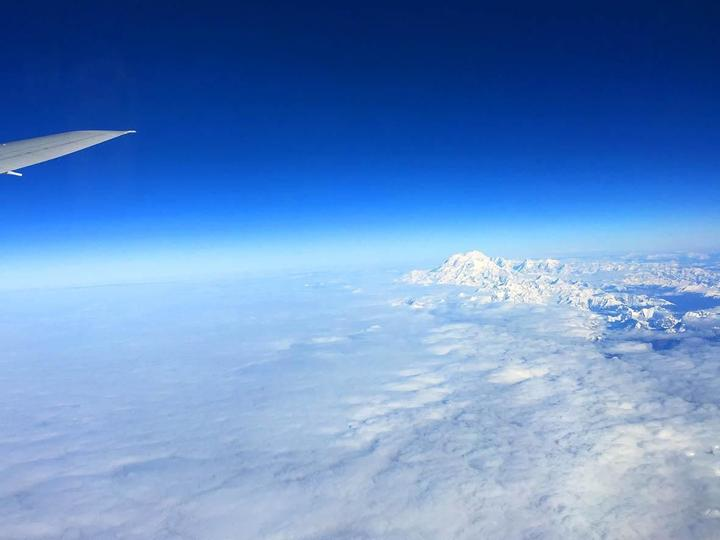
//> input picture assets/sky.jpg, 720 x 540 px
$ ./gradient   (built with g++ and OpenCV 4)
//> lines starting //> are read from the running program, lines starting //| are printed output that depends on the picture
#include <opencv2/opencv.hpp>

int main(int argc, char **argv)
{
  // Load input image in grayscale
  cv::Mat src = cv::imread("../../assets/sky.jpg", cv::IMREAD_GRAYSCALE);
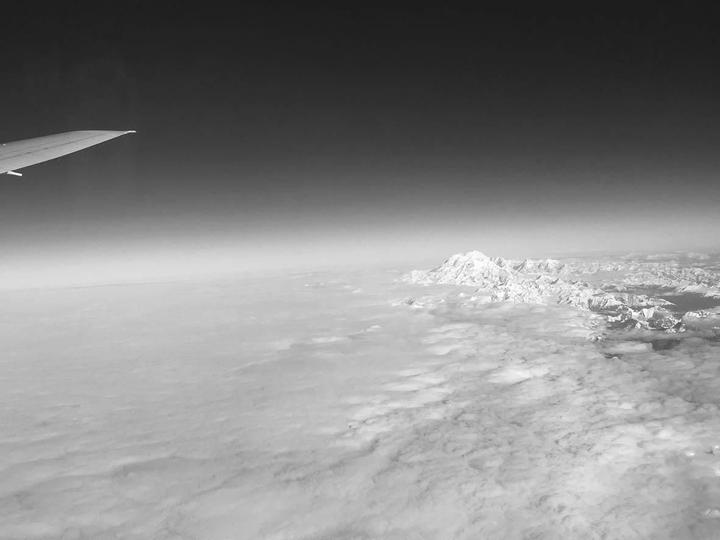
//> src: 540 rows x 720 cols, CV_8UC1; min 27, max 255, mean 135.1
  if (src.empty())
  {
    std::cerr << "Error: Could not load image." << std::endl;
    return -1;
  }

  // Calculate gradients using Sobel operator
  cv::Mat grad_x, grad_y;
  cv::Sobel(src, grad_x, CV_32F, 1, 0, 3);
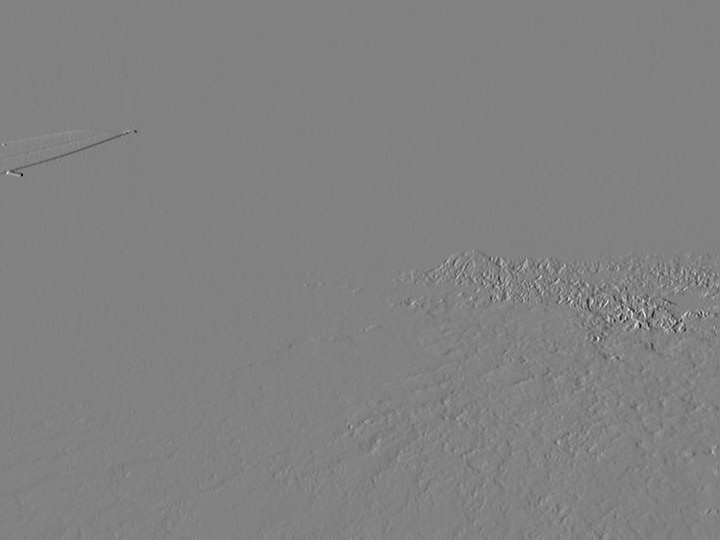
//> grad_x: 540 rows x 720 cols, CV_32FC1; min -528, max 508, mean -0.1; drawn with min black and max white
  cv::Sobel(src, grad_y, CV_32F, 0, 1, 3);
  // use cv::Scharr instead of cv::Sobel for better edge sensitivity
  // cv::Scharr(src, grad_x, CV_32F, 1, 0);
  // cv::Scharr(src, grad_y, CV_32F, 0, 1);

  // Compute gradient magnitude
  cv::Mat grad_mag;
  cv::magnitude(grad_x, grad_y, grad_mag);
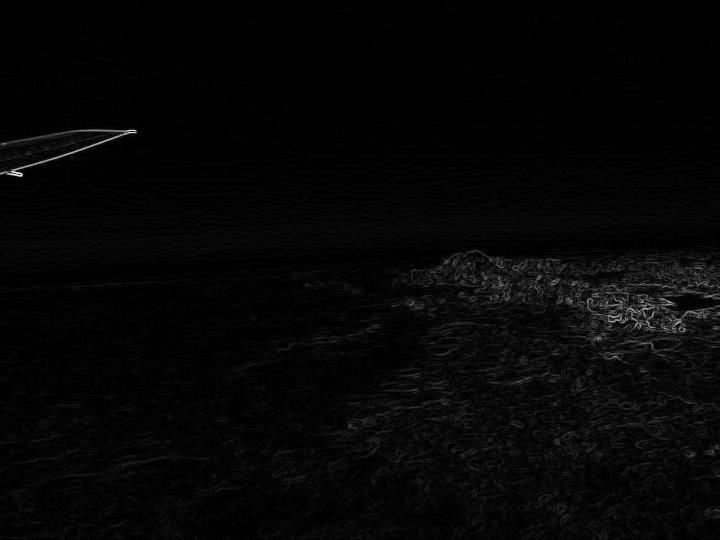
//> grad_mag: 540 rows x 720 cols, CV_32FC1; min 0, max 771.9, mean 18; drawn with min black and max white

  // Normalize to 0-255 and convert to CV_8U for display
  cv::Mat grad_display;
  cv::normalize(grad_mag, grad_display, 0, 255, cv::NORM_MINMAX);
  grad_display.convertTo(grad_display, CV_8U);
//> grad_display: 540 rows x 720 cols, CV_8UC1

  // Save and show result
  cv::imwrite("gradient_image.jpg", grad_display);
  cv::imshow("Gradient Image", grad_display);
  cv::waitKey(0);

  return 0;
}

$ run again, with assets/桂林.jpg copied over assets/sky.jpg
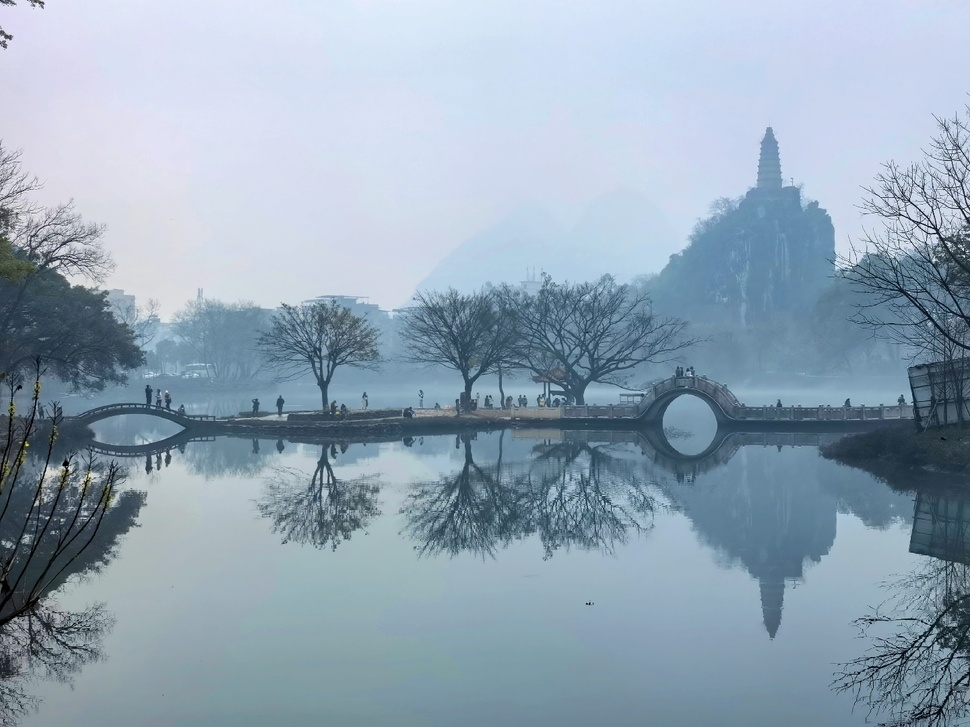
//> input picture assets/桂林.jpg, 970 x 727 px, shrunk from 1440 x 1080 before the run
//> `cv::Sobel(src, grad_y, CV_32F, 0, 1, 3);`:
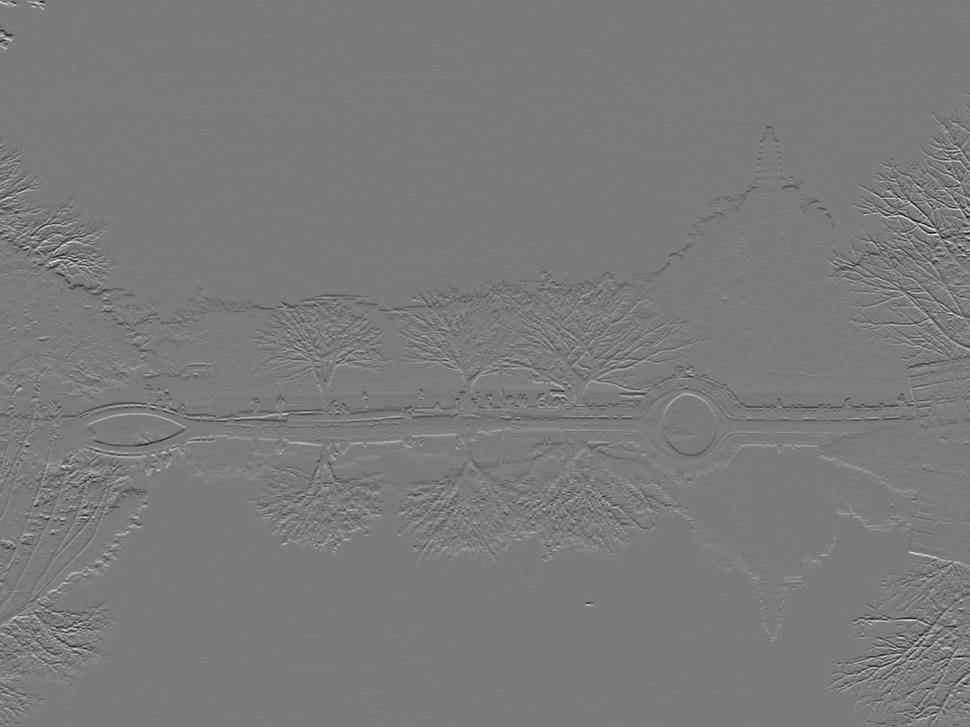
//> grad_y: 727 rows x 970 cols, CV_32FC1; min -814, max 868, mean -1; drawn with min black and max white
//> `cv::magnitude(grad_x, grad_y, grad_mag);`:
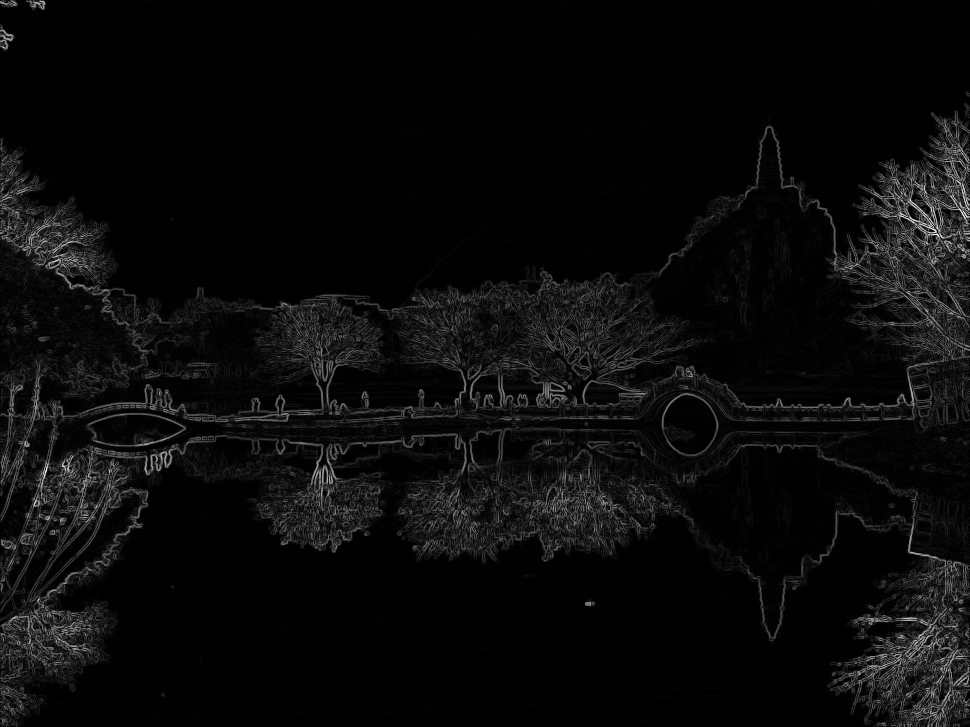
//> grad_mag: 727 rows x 970 cols, CV_32FC1; min 0, max 868.1, mean 37.3; drawn with min black and max white
